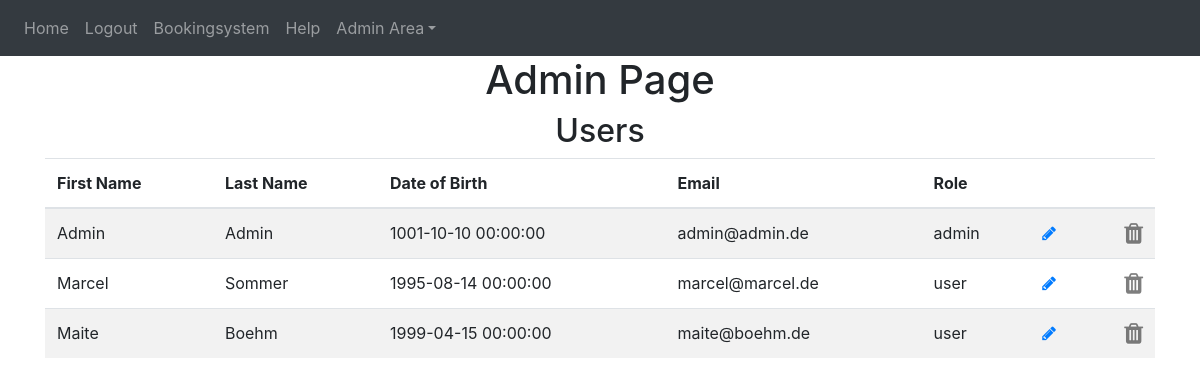
Page /admin-area/user (signed in) on the committed database.
### website/models.py (models this page shows)
class User(db.Model, UserMixin):
    id = db.Column(db.Integer, primary_key=True)
    email = db.Column(db.String(150), unique=True)
    password = db.Column(db.String(150))
    first_name = db.Column(db.String(150))
    last_name = db.Column(db.String(150))
    birth_date = db.Column(db.DateTime)
    role = db.Column(db.String(10))
    seats = db.relationship('Seat')

### website/admin.py (the view)
@admins.route('/user', methods=['GET','POST'])
@login_required
def admin_user():
    if current_user.role == 'admin':
        users = User.query.all()
        return render_template('admin_user.html', user=current_user, users=users)
    else:
        flash('You need do be an Admin to access!!', category='error')
        return redirect(url_for('views.home'))

### website/templates/admin_user.html
{% extends "base.html" %} {% block title %}Admin{% endblock %}
{% block content%}
<h1 align="center">Admin Page</h1>
<h2 align="center">Users</h2>
<table class="table table-striped" id="users">
    <thead>
        <tr>
        <th scope="col">First Name</th>
        <th scope="col">Last Name</th>
        <th scope="col">Date of Birth</th>
        <th scope="col">Email</th>
        <th scope="col">Role</th>
        <th scope="col"></th>
        <th scope="col"></th>
        </tr>
    </thead>
    <tbody>
        {% for user in users %}
        <tr>
        <td>{{user.first_name}}</td>
        <td>{{user.last_name}} </td>
        <td>{{user.birth_date}}</td>
        <td>{{user.email}}</td>
        <td>{{user.role}}</td>
        <td><a class="icon" href="{{url_for('admins.update_user', id=user.id)}}" title="Edit Record">
            <span class="fa fa-pencil glyphicon glyphicon-pencil"></span></a></td>
        <td><button type="button" class="close" onClick="">
            <span class="fa fa-trash glyphicon glyphicon-trash"></span>
        </button></td>
        </tr>
        {% endfor %}
    </tbody>
{% endblock %}

### website/templates/base.html (shortened to what this page needs)
<!DOCTYPE html>
<html>
  <head>
    <link
      rel="stylesheet"
      href="https://cdn.jsdelivr.net/npm/bootstrap@4.0.0/dist/css/bootstrap.min.css"
/>
    <link
      rel="stylesheet"
      href="https://stackpath.bootstrapcdn.com/font-awesome/4.7.0/css/font-awesome.min.css"
/>
  </head>
  <body>
    <nav class="navbar navbar-expand-lg navbar-dark bg-dark">
      <div class="collapse navbar-collapse" id="navbar">
        <div class="navbar-nav" role="tablist">
          {% if user.is_authenticated %}
          <a class="nav-item nav-link" id="home" href="/">Home</a>
          <a class="nav-item nav-link" id="logout" href="/logout">Logout</a>
          <a class="nav-item nav-link" id="bookingsystem" href="/bookingsystem">Bookingsystem</a>
          <a class="nav-item nav-link" id="help" href="/help">Help</a>
            {% if current_user.role == 'admin' %}
            <a class="nav-item dropdown">
              <a class="nav-link dropdown-toggle" data-toggle="dropdown" id="admin-area">Admin Area</a>
            </a>
            {% endif %}
          {% else %}
          <a class="nav-item nav-link" id="login" href="/login">Login</a>
          <a class="nav-item nav-link" id="signUp" href="/sign-up">Sign Up</a>
          {% endif %}
        </div>
      </div>
    </nav>
    <div class="container">{% block content %} {% endblock %}</div>
  </body>
</html>

### rows in the picture
User: first_name "Admin", last_name "Admin", birth_date "1001-10-10 00:00:00", email "admin@admin.de", role "admin"
User: first_name "Marcel", last_name "Sommer", birth_date "1995-08-14 00:00:00", email "marcel@marcel.de", role "user"
User: first_name "Maite", last_name "Boehm", birth_date "1999-04-15 00:00:00", email "maite@boehm.de", role "user"
